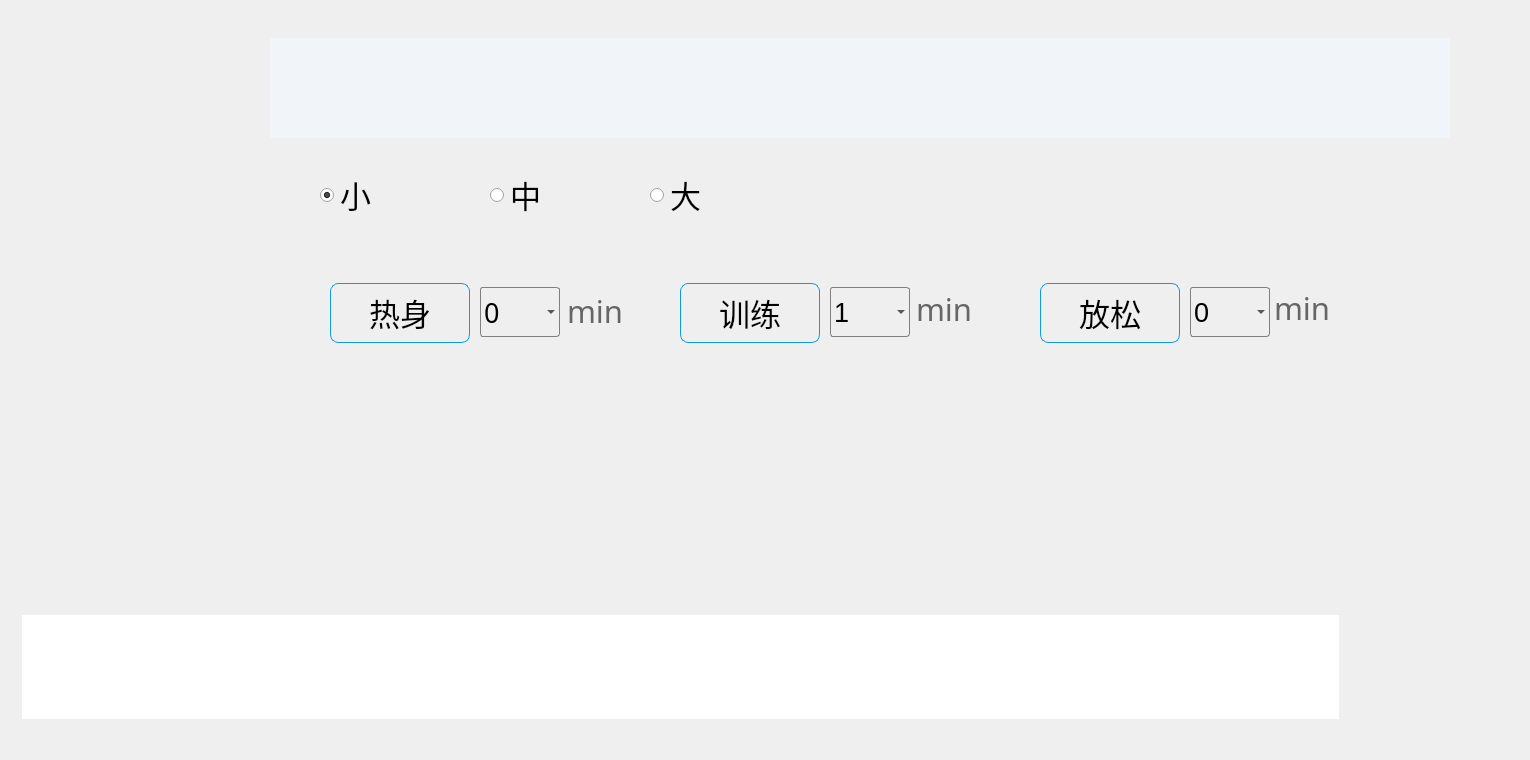
<?xml version="1.0" encoding="UTF-8"?>
<ui version="4.0">
 <class>CActiveTrain</class>
 <widget class="QWidget" name="CActiveTrain">
  <property name="geometry">
   <rect>
    <x>0</x>
    <y>0</y>
    <width>1530</width>
    <height>760</height>
   </rect>
  </property>
  <property name="windowTitle">
   <string>Form</string>
  </property>
  <widget class="QGroupBox" name="groupBox_7">
   <property name="geometry">
    <rect>
     <x>0</x>
     <y>0</y>
     <width>1512</width>
     <height>742</height>
    </rect>
   </property>
   <property name="styleSheet">
    <string notr="true">#groupBox_7{border:none;}</string>
   </property>
   <property name="title">
    <string/>
   </property>
   <widget class="QGroupBox" name="gameForm_GroupBox">
    <property name="geometry">
     <rect>
      <x>20</x>
      <y>36</y>
      <width>1481</width>
      <height>108</height>
     </rect>
    </property>
    <property name="styleSheet">
     <string notr="true">border:none;</string>
    </property>
    <property name="title">
     <string/>
    </property>
    <widget class="QLabel" name="label">
     <property name="geometry">
      <rect>
       <x>0</x>
       <y>0</y>
       <width>240</width>
       <height>106</height>
      </rect>
     </property>
     <property name="font">
      <font>
       <family>黑体</family>
       <pointsize>20</pointsize>
      </font>
     </property>
     <property name="styleSheet">
      <string notr="true">border-image: url(:/new/prefix1/release/source/image/trainPage/gameType.png);</string>
     </property>
     <property name="text">
      <string>&lt;html&gt;&lt;head/&gt;&lt;body&gt;&lt;p&gt;&lt;br/&gt;&lt;/p&gt;&lt;/body&gt;&lt;/html&gt;</string>
     </property>
     <property name="alignment">
      <set>Qt::AlignCenter</set>
     </property>
    </widget>
    <widget class="QListWidget" name="gameType_ListWidget">
     <property name="geometry">
      <rect>
       <x>250</x>
       <y>2</y>
       <width>1180</width>
       <height>100</height>
      </rect>
     </property>
     <property name="styleSheet">
      <string notr="true">background: #F1F5F9;</string>
     </property>
    </widget>
   </widget>
   <widget class="QGroupBox" name="scorp_GroupBox">
    <property name="geometry">
     <rect>
      <x>20</x>
      <y>145</y>
      <width>1481</width>
      <height>108</height>
     </rect>
    </property>
    <property name="styleSheet">
     <string notr="true">border:none;</string>
    </property>
    <property name="title">
     <string/>
    </property>
    <widget class="QLabel" name="label_3">
     <property name="geometry">
      <rect>
       <x>0</x>
       <y>0</y>
       <width>240</width>
       <height>106</height>
      </rect>
     </property>
     <property name="font">
      <font>
       <family>黑体</family>
       <pointsize>15</pointsize>
      </font>
     </property>
     <property name="styleSheet">
      <string notr="true">border-image: url(:/new/prefix1/release/source/image/trainPage/scope.png);</string>
     </property>
     <property name="text">
      <string>&lt;html&gt;&lt;head/&gt;&lt;body&gt;&lt;p&gt;&lt;br/&gt;&lt;/p&gt;&lt;/body&gt;&lt;/html&gt;</string>
     </property>
     <property name="alignment">
      <set>Qt::AlignCenter</set>
     </property>
    </widget>
    <widget class="QRadioButton" name="big_radioButton">
     <property name="geometry">
      <rect>
       <x>630</x>
       <y>30</y>
       <width>80</width>
       <height>40</height>
      </rect>
     </property>
     <property name="font">
      <font>
       <family>黑体</family>
       <pointsize>23</pointsize>
      </font>
     </property>
     <property name="styleSheet">
      <string notr="true">QRadioButton::indicator::unchecked {width: 32px;height: 18px;image:url(&quot;:/new/prefix1/release/source/image/track/radio.png&quot;);position:relative;left: 0px;right: 5px;top: 2px;bottom:4px;}
QRadioButton::indicator::checked {width: 32px;height: 18px;image:url(&quot;:/new/prefix1/release/source/image/track/radioChecked.png&quot;);position:relative;left: 0px;right: 5px;top: 2px;bottom:4px;}</string>
     </property>
     <property name="text">
      <string>大</string>
     </property>
    </widget>
    <widget class="QRadioButton" name="small_RadioButton">
     <property name="geometry">
      <rect>
       <x>300</x>
       <y>30</y>
       <width>80</width>
       <height>40</height>
      </rect>
     </property>
     <property name="font">
      <font>
       <family>黑体</family>
       <pointsize>23</pointsize>
      </font>
     </property>
     <property name="styleSheet">
      <string notr="true">QRadioButton::indicator::unchecked {width: 32px;height: 18px;image:url(&quot;:/new/prefix1/release/source/image/track/radio.png&quot;);position:relative;left: 0px;right: 5px;top: 2px;bottom:4px;}
QRadioButton::indicator::checked {width: 32px;height: 18px;image:url(&quot;:/new/prefix1/release/source/image/track/radioChecked.png&quot;);position:relative;left: 0px;right: 5px;top: 2px;bottom:4px;}</string>
     </property>
     <property name="text">
      <string>小</string>
     </property>
     <property name="checked">
      <bool>true</bool>
     </property>
    </widget>
    <widget class="QRadioButton" name="median_RadioButton">
     <property name="geometry">
      <rect>
       <x>470</x>
       <y>30</y>
       <width>80</width>
       <height>40</height>
      </rect>
     </property>
     <property name="font">
      <font>
       <family>黑体</family>
       <pointsize>23</pointsize>
      </font>
     </property>
     <property name="styleSheet">
      <string notr="true">QRadioButton::indicator::unchecked {width: 32px;height: 18px;image:url(&quot;:/new/prefix1/release/source/image/track/radio.png&quot;);position:relative;left: 0px;right: 5px;top: 2px;bottom:4px;}
QRadioButton::indicator::checked {width: 32px;height: 18px;image:url(&quot;:/new/prefix1/release/source/image/track/radioChecked.png&quot;);position:relative;left: 0px;right: 5px;top: 2px;bottom:4px;}</string>
     </property>
     <property name="text">
      <string>中</string>
     </property>
    </widget>
   </widget>
   <widget class="QGroupBox" name="process_GroupBox">
    <property name="geometry">
     <rect>
      <x>20</x>
      <y>253</y>
      <width>1481</width>
      <height>108</height>
     </rect>
    </property>
    <property name="styleSheet">
     <string notr="true">#process_GroupBox{border:none;}</string>
    </property>
    <property name="title">
     <string/>
    </property>
    <widget class="QLabel" name="label_6">
     <property name="geometry">
      <rect>
       <x>0</x>
       <y>0</y>
       <width>240</width>
       <height>106</height>
      </rect>
     </property>
     <property name="font">
      <font>
       <family>黑体</family>
       <pointsize>20</pointsize>
      </font>
     </property>
     <property name="styleSheet">
      <string notr="true">border-image: url(:/new/prefix1/release/source/image/trainPage/trainProcess.png);</string>
     </property>
     <property name="text">
      <string>&lt;html&gt;&lt;head/&gt;&lt;body&gt;&lt;p&gt;&lt;br/&gt;&lt;/p&gt;&lt;/body&gt;&lt;/html&gt;</string>
     </property>
     <property name="alignment">
      <set>Qt::AlignCenter</set>
     </property>
    </widget>
    <widget class="QLabel" name="label_7">
     <property name="geometry">
      <rect>
       <x>310</x>
       <y>30</y>
       <width>140</width>
       <height>60</height>
      </rect>
     </property>
     <property name="font">
      <font>
       <family>黑体</family>
       <pointsize>23</pointsize>
      </font>
     </property>
     <property name="styleSheet">
      <string notr="true">border-radius: 8px;
border: 1px solid #0D9DDB;</string>
     </property>
     <property name="text">
      <string>热身</string>
     </property>
     <property name="alignment">
      <set>Qt::AlignCenter</set>
     </property>
    </widget>
    <widget class="QComboBox" name="warmUp_ComboBox">
     <property name="enabled">
      <bool>false</bool>
     </property>
     <property name="geometry">
      <rect>
       <x>460</x>
       <y>34</y>
       <width>80</width>
       <height>50</height>
      </rect>
     </property>
     <property name="font">
      <font>
       <family>Microsoft YaHei</family>
       <pointsize>20</pointsize>
       <weight>50</weight>
       <italic>false</italic>
       <bold>false</bold>
      </font>
     </property>
     <property name="layoutDirection">
      <enum>Qt::LeftToRight</enum>
     </property>
     <property name="styleSheet">
      <string notr="true">QComboBox {
    border: 1px solid gray;   /* 边框 */
    border-radius: 3px;   /* 圆角 */
    padding: 1px 18px 1px 3px;   /* 字体填衬 */
    color: #000;
    background: transparent;
}</string>
     </property>
     <item>
      <property name="text">
       <string>0</string>
      </property>
     </item>
     <item>
      <property name="text">
       <string>2</string>
      </property>
     </item>
     <item>
      <property name="text">
       <string>5</string>
      </property>
     </item>
     <item>
      <property name="text">
       <string>10</string>
      </property>
     </item>
    </widget>
    <widget class="QLabel" name="label_8">
     <property name="geometry">
      <rect>
       <x>547</x>
       <y>43</y>
       <width>61</width>
       <height>30</height>
      </rect>
     </property>
     <property name="font">
      <font>
       <family>黑体</family>
       <pointsize>23</pointsize>
      </font>
     </property>
     <property name="styleSheet">
      <string notr="true">color: #666666;</string>
     </property>
     <property name="text">
      <string>min</string>
     </property>
    </widget>
    <widget class="QLabel" name="label_10">
     <property name="geometry">
      <rect>
       <x>660</x>
       <y>30</y>
       <width>140</width>
       <height>60</height>
      </rect>
     </property>
     <property name="font">
      <font>
       <family>黑体</family>
       <pointsize>23</pointsize>
      </font>
     </property>
     <property name="styleSheet">
      <string notr="true">border-radius: 8px;
border: 1px solid #0D9DDB;</string>
     </property>
     <property name="text">
      <string>训练</string>
     </property>
     <property name="alignment">
      <set>Qt::AlignCenter</set>
     </property>
    </widget>
    <widget class="QComboBox" name="train_ComboBox">
     <property name="geometry">
      <rect>
       <x>810</x>
       <y>34</y>
       <width>80</width>
       <height>50</height>
      </rect>
     </property>
     <property name="font">
      <font>
       <pointsize>20</pointsize>
      </font>
     </property>
     <property name="styleSheet">
      <string notr="true">QComboBox {
    border: 1px solid gray;   /* 边框 */
    border-radius: 3px;   /* 圆角 */
    padding: 1px 18px 1px 3px;   /* 字体填衬 */
    color: #000;
    background: transparent;
}</string>
     </property>
     <item>
      <property name="text">
       <string>1</string>
      </property>
     </item>
     <item>
      <property name="text">
       <string>5</string>
      </property>
     </item>
     <item>
      <property name="text">
       <string>10</string>
      </property>
     </item>
     <item>
      <property name="text">
       <string>15</string>
      </property>
     </item>
     <item>
      <property name="text">
       <string>20</string>
      </property>
     </item>
     <item>
      <property name="text">
       <string>30</string>
      </property>
     </item>
    </widget>
    <widget class="QLabel" name="label_12">
     <property name="geometry">
      <rect>
       <x>1020</x>
       <y>30</y>
       <width>140</width>
       <height>60</height>
      </rect>
     </property>
     <property name="font">
      <font>
       <family>黑体</family>
       <pointsize>23</pointsize>
      </font>
     </property>
     <property name="styleSheet">
      <string notr="true">border-radius: 8px;
border: 1px solid #0D9DDB;</string>
     </property>
     <property name="text">
      <string>放松</string>
     </property>
     <property name="alignment">
      <set>Qt::AlignCenter</set>
     </property>
    </widget>
    <widget class="QComboBox" name="relax_ComboBox">
     <property name="enabled">
      <bool>false</bool>
     </property>
     <property name="geometry">
      <rect>
       <x>1170</x>
       <y>34</y>
       <width>80</width>
       <height>50</height>
      </rect>
     </property>
     <property name="font">
      <font>
       <pointsize>20</pointsize>
      </font>
     </property>
     <property name="styleSheet">
      <string notr="true">QComboBox {
    border: 1px solid gray;   /* 边框 */
    border-radius: 3px;   /* 圆角 */
    padding: 1px 18px 1px 3px;   /* 字体填衬 */
    color: #000;
    background: transparent;
}</string>
     </property>
     <item>
      <property name="text">
       <string>0</string>
      </property>
     </item>
     <item>
      <property name="text">
       <string>3</string>
      </property>
     </item>
     <item>
      <property name="text">
       <string>5</string>
      </property>
     </item>
    </widget>
    <widget class="QLabel" name="label_9">
     <property name="geometry">
      <rect>
       <x>896</x>
       <y>41</y>
       <width>61</width>
       <height>30</height>
      </rect>
     </property>
     <property name="font">
      <font>
       <family>黑体</family>
       <pointsize>23</pointsize>
      </font>
     </property>
     <property name="styleSheet">
      <string notr="true">color: #666666;</string>
     </property>
     <property name="text">
      <string>min</string>
     </property>
    </widget>
    <widget class="QLabel" name="label_11">
     <property name="geometry">
      <rect>
       <x>1254</x>
       <y>40</y>
       <width>61</width>
       <height>30</height>
      </rect>
     </property>
     <property name="font">
      <font>
       <family>黑体</family>
       <pointsize>23</pointsize>
      </font>
     </property>
     <property name="styleSheet">
      <string notr="true">color: #666666;</string>
     </property>
     <property name="text">
      <string>min</string>
     </property>
    </widget>
   </widget>
   <widget class="QGroupBox" name="gameLevel_GroupBox">
    <property name="geometry">
     <rect>
      <x>10</x>
      <y>600</y>
      <width>1341</width>
      <height>131</height>
     </rect>
    </property>
    <property name="styleSheet">
     <string notr="true">border:none;</string>
    </property>
    <property name="title">
     <string/>
    </property>
    <layout class="QGridLayout" name="gridLayout">
     <item row="0" column="0">
      <widget class="QListWidget" name="gameLevel_ListWidget"/>
     </item>
    </layout>
   </widget>
  </widget>
 </widget>
 <resources/>
 <connections/>
</ui>
